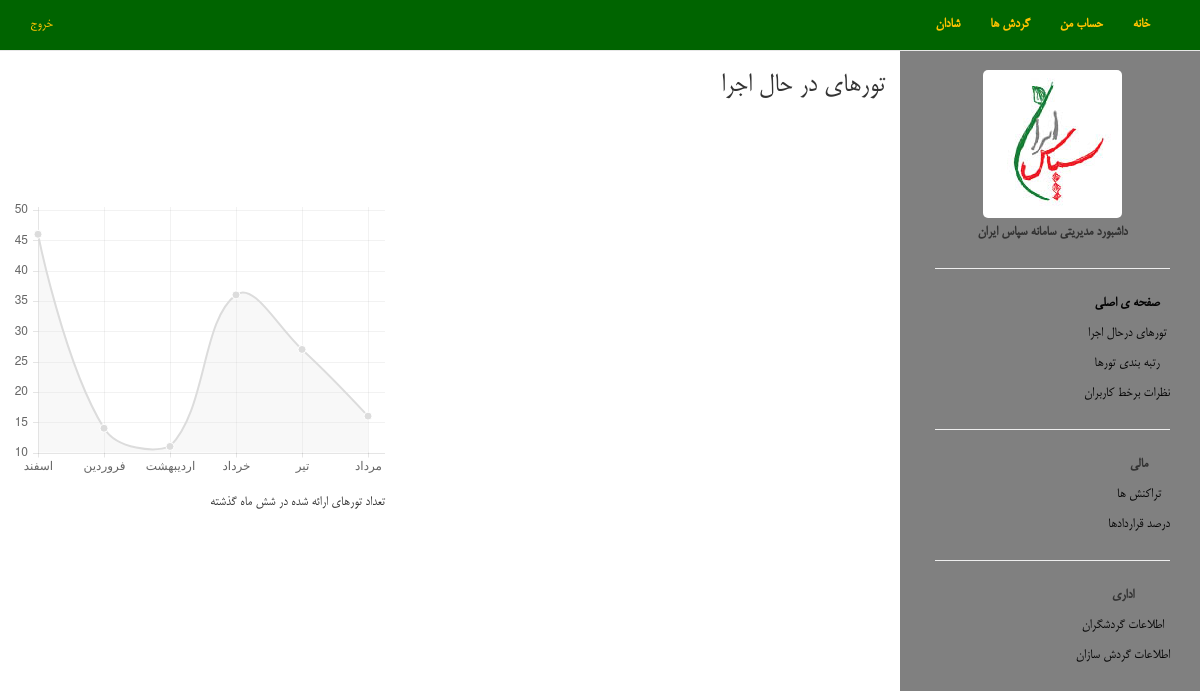
The page /manager/tourLists/ on the database as committed earlier.
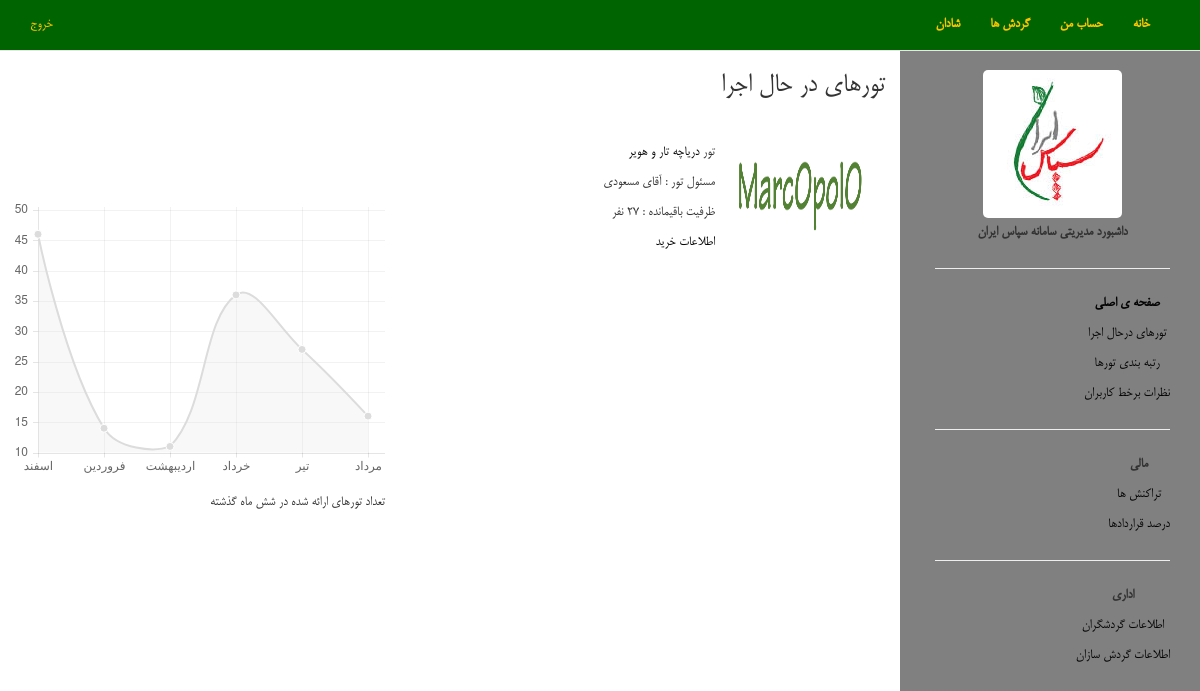
The same page on the database as committed later.
### define_trip/models.py (models this page shows, shortened)
class Tour(models.Model):
    gardesh = models.ForeignKey(Gardesh, related_name='tour')
    tour_kind = models.CharField(max_length=30 , choices=TOUR_KIND)      # nat / inter / holly
    destination = models.CharField(max_length=255, choices=CITY)    # city name
    source = models.CharField(max_length=255,choices=CITY)         # city name
    start = models.DateField()
    start_t = models.TimeField()
    end = models.DateField()
    end_t = models.TimeField()
    capacity = models.IntegerField()    # tedadi ke mitavanim befrooshim
    has_sold = models.IntegerField(default=0)   # if = capacity or intire=0 => stop selling
    entire_capacity = models.IntegerField()     # mizani ke hanooz az zarfiate kol mande
    leader = models.CharField(max_length=30)
    leader_c = models.CharField(null=True, blank=True , max_length=50)
    transfer_device = models.ForeignKey(TransferDevice)
    stay_location = models.ForeignKey(Location)
    cost = models.IntegerField()
    destination_explain = models.TextField(null=True, blank=True)
    move_explain = models.TextField(null=True, blank=True)

class Gardesh(models.Model):
    name = models.CharField(max_length=255)
    builder = models.ForeignKey(TourBuilderProfile)
    kind = models.CharField(max_length=25,choices=KIND)   # t/tr/a/h/r
    final_rank = models.FloatField(null=True,blank=True)
    order_rank = models.FloatField(null=True,blank=True)
    comment_rank = models.FloatField(null=True,blank=True)
    degree = models.CharField(max_length=2,
                                      choices=DEGREE)     # g/s/b
    max_cancel_time = models.IntegerField(default= 2)
    free = models.FloatField(default=0)     # between 0 and 1 --> be nazaram inja darsad takhfif gozashte shavad behtar ast.
    define_time = models.DateTimeField(default= datetime.datetime.now)
    agreement = models.ForeignKey(Agreement)
    other_explain = models.TextField(blank=True , null=True) #farzaneh add

### user/models.py (models this page shows, shortened)
class TourBuilderProfile(models.Model):
    user = models.OneToOneField(UserM,related_name='bprofile')  # username is sabt number
    kind = models.CharField(max_length= 20 , choices=KIND)

class UserM(models.Model):
    user = models.OneToOneField(User, related_name='userm')
    register_time = models.DateTimeField(default=datetime.now)
    picture = models.FileField(upload_to="static/user/img/", default="static/user/img/default.jpg" , null=True, blank=True)
    kind = models.CharField(max_length=10, choices=USER_KIND) #? what is this? redundant

### manager_dashboard/views.py (the view)
# urls.py: url(r'tourLists/$', 'manager_dashboard.views.tourLists'),
def tourLists(request):
    tours = Tour.objects.filter(end__gt=datetime.datetime.today(),
                            start__lt=datetime.date.today())
    pics =[]
    for tour in tours :
        pic = Picture.objects.filter(gardesh = tour.gardesh)
        if not pic :
            pics.append(tour.gardesh.builder.user.picture)
        else :
            pics.append(pic)
    return render(request, "manager_tours.html", {"runningTours": tours , "pics" : pics  })

### manager_dashboard/templates/manager_tours.html (shortened to what this page needs)
{% extends "manager_dashboard.html" %}
{% load staticfiles %}
{% block content_dashboard %}
    <div class="col-md-4">
        <div style="width:100%; margin-left: 20% ; margin-top: 40%">
            <div>
                <canvas id="canvas3" height="450" width="600"></canvas>
            </div>
        </div>
تعداد تورهای ارائه شده در شش ماه گذشته
    </div>
    <div class="col-md-5">
        <table>
            <tr>
              <h2>
                    تورهای در حال اجرا
              </h2>
            </tr>
            {% for tour in runningTours %}
                <tr>
                    <td>
                <span>
                    <img class="tour_image_large" src="../../{{ tour.gardesh.builder.user.picture }}">
                </span>
                    </td>
                    <td>
                        تور
                      <a href="/show/tour/{{ tour.id }}">   {{ tour.gardesh.name }} </a>
                        <br>
                        مسئول تور :
                        {{ tour.leader }}
                        <br>
                        ظرفیت باقیمانده :
                      {{ tour.capacity }}
                        نفر
                        <br>
                        <a href="/show/tour/{{ tour.id }}/status">
                            اطلاعات خرید</a></td>
                </tr>
            {% endfor %}
        </table>
    </div>
{% endblock content_dashboard %}
{% block script %}
    <script>
        var randomScalingFactor = function () {
            return Math.round(Math.random() * 50)
        };
        var lineChartData = {
            labels: ["اسفند", "فروردین", "اردیبهشت", "خرداد", "تیر", "مرداد"],
            datasets: [
                {
                    label: "ظرفیت(نفر)",
                    fillColor: "rgba(220,220,220,0.2)",
                    strokeColor: "rgba(220,220,220,1)",
                    pointColor: "rgba(220,220,220,1)",
                    pointStrokeColor: "#fff",
                    pointHighlightFill: "#fff",
                    pointHighlightStroke: "rgba(220,220,220,1)",
                    data: [randomScalingFactor(), randomScalingFactor(), randomScalingFactor(), randomScalingFactor(), randomScalingFactor(), randomScalingFactor()]
                }
            ]
        }
        window.onload = function () {
            var ctx4 = document.getElementById("canvas3").getContext("2d");
            window.myLine = new Chart(ctx4).Line(lineChartData, {
                responsive: true
            });
        };
    </script>
{% endblock %}

Rows that differ between the two databases and show on the page:
added Tour: gardesh.builder.user.picture (picture), gardesh.name "دریاچه تار و هویر", leader "آقای مسعودی", capacity "27"
